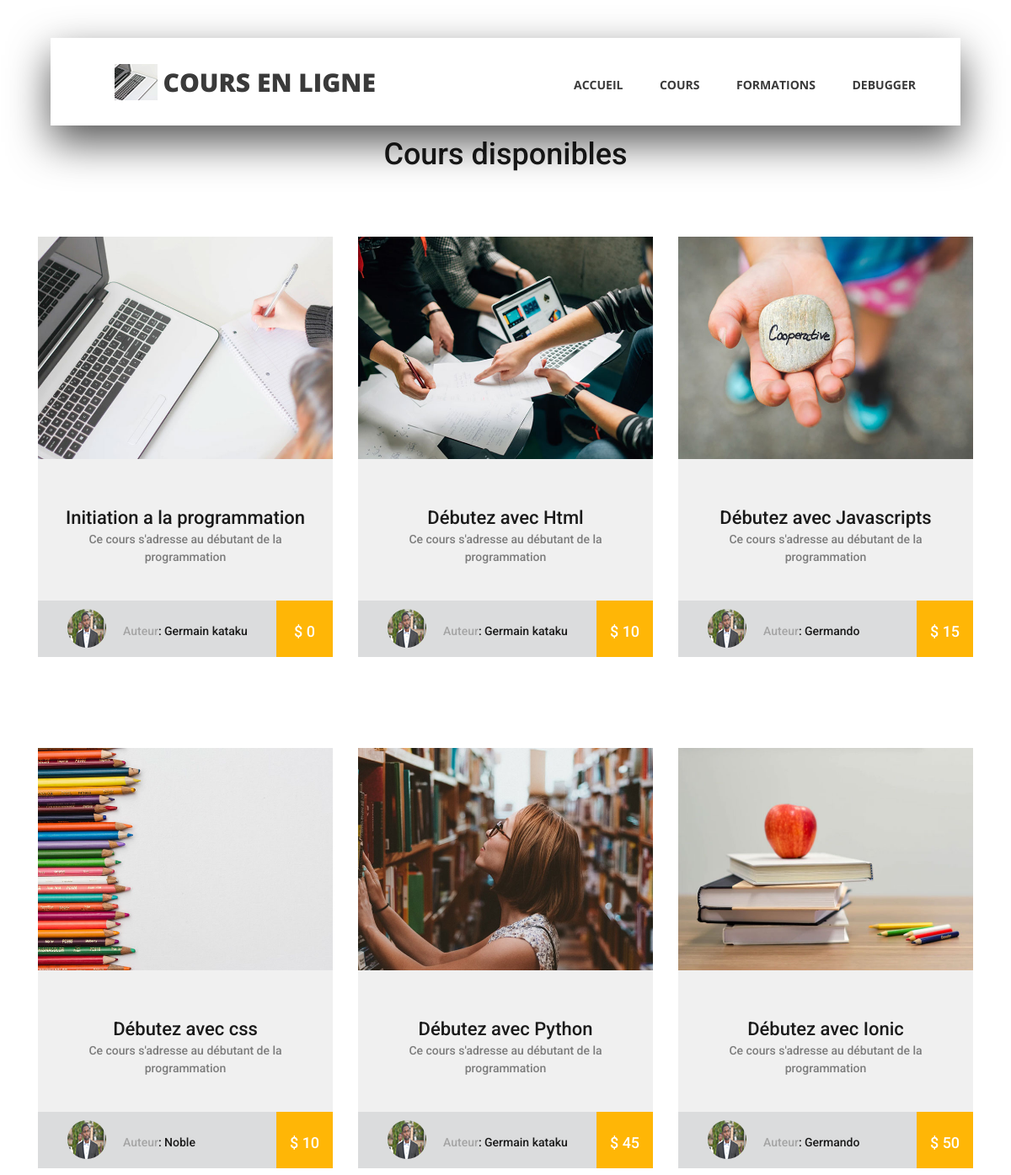
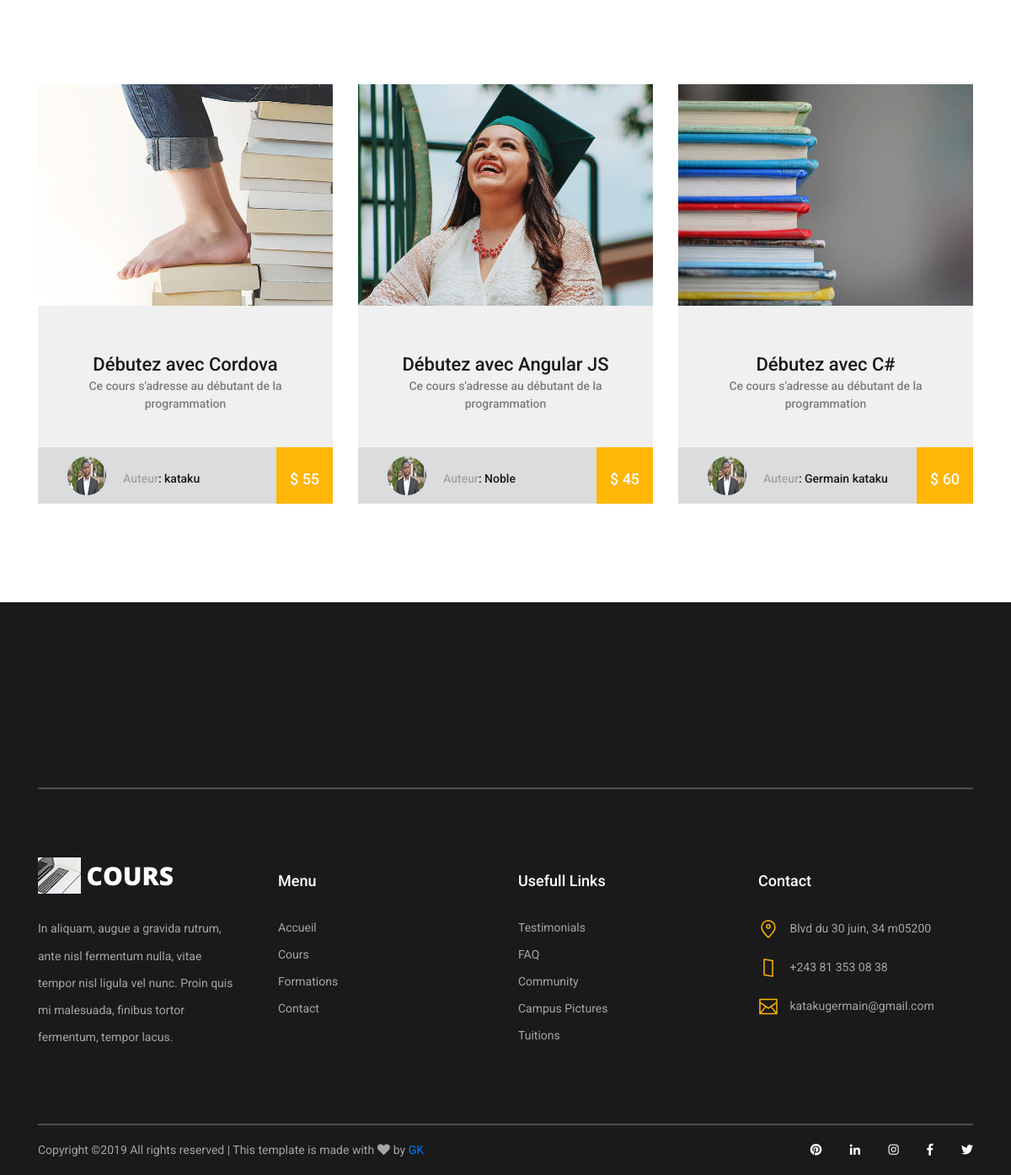
Page /courses/ on the committed database (2 pictures, top to bottom).
### courses/models.py (models this page shows, shortened)
class Category(models.Model):
    name_category = models.CharField(max_length=50)
    prix = models.CharField(max_length=50)
    image = models.ImageField(upload_to='courses')
    resume = models.CharField(max_length=300, help_text='Petit resumé de votre cours')
    auteur = models.CharField(max_length=255)
    image_auteur = models.ImageField(upload_to='auteur')

### courses/views.py (the view)
# urls.py: path('', coursesView, name='home'),
def coursesView(request):
    category_list = Category.objects.all()
    courses_list = Courses.objects.all()
    template_name = 'courses/courses.html'
    context = {
        'category_list': category_list,
        'courses_list': courses_list
    }
    return render(request, template_name, context)

### courses/templates/courses/courses.html (shortened to what this page needs)
{% extends 'base.html' %}
{% load static %}
{% block content %}
<br/>
	<div class="popular page_section">
		<div class="container">
			<div class="row">
				<div class="col">
					<div class="section_title text-center">
						<h1>Cours disponibles</h1>
					</div>
				</div>
			</div>
			<div class="row course_boxes">
				{% for category in category_list %}
				<div class="col-lg-4 course_box">
					<div class="card">
						<img src="{{ category.image.url }}" class="card-img-top" alt="">
						<div class="card-body text-center">
							<div class="card-title"><a href="{% url 'courses:details' category.id %}">{{ category.name_category }}</a></div>
							<div class="card-text">{{ category.resume }}</div>
						</div>
						<div class="price_box d-flex flex-row align-items-center">
							<div class="course_author_image">
								<img src="{{ category.image_auteur.url }}" alt="">
							</div>
							<div class="course_author_name"><span>Auteur</span>: {{ category.auteur }}</div>
							<div class="course_price d-flex flex-column align-items-center justify-content-center"><span>$ {{ category.prix }}</span></div>
						</div>
					</div>
				</div>
				{% empty %}
				<h4>Pas des cours en vue.</h4>
				{% endfor %}
			</div>
		</div>
	</div>
{% endblock content %}

### templates/base.html (shortened to what this page needs)
<!DOCTYPE html>
<html lang="en">
	{% load static %}
<head>
{% include 'css.html' %}
</head>
<body>
<div class="super_container">
    {% include 'layouts/__nav.html' %}
    {% block content %} {% endblock content %}
    {% include 'layouts/__foot.html' %}
</div>
</body>
</html>

### templates/css.html
{% load static %}
<link rel="stylesheet" type="text/css" href="{% static 'styles/bootstrap4/bootstrap.min.css' %}">
<link href="{% static 'plugins/fontawesome-free-5.0.1/css/fontawesome-all.css' %}" rel="stylesheet" type="text/css">
<link rel="stylesheet" type="text/css" href="{% static 'plugins/OwlCarousel2-2.2.1/owl.carousel.css' %} ">
<link rel="stylesheet" type="text/css" href="{% static 'plugins/OwlCarousel2-2.2.1/owl.theme.default.css' %} ">
<link rel="stylesheet" type="text/css" href="{% static 'plugins/OwlCarousel2-2.2.1/animate.css' %}">
<link rel="stylesheet" type="text/css" href="{% static 'styles/main_styles.css' %}">
<link rel="stylesheet" type="text/css" href="{% static 'styles/responsive.css' %}">
<link rel="stylesheet" type="text/css" href="{% static 'styles/courses_styles.css' %}">
<link rel="stylesheet" type="text/css" href="{% static 'styles/elements_styles.css' %}">
<link rel="stylesheet" type="text/css" href="{% static 'styles/elements_responsive.css' %}">

### templates/layouts/__nav.html (shortened to what this page needs)
{% load static %}
<header class="header d-flex flex-row">
		<div class="header_content d-flex flex-row align-items-center">
			<div class="logo_container">
				<div class="logo">
					<img src="{% static 'images/logo_1.png' %}" alt="">
					<span>cours en ligne</span>
				</div>
			</div>
			<nav class="main_nav_container">
				<div class="main_nav">
					<ul class="main_nav_list">
						<li class="main_nav_item"><a href="{% url 'home' %}">Accueil</a></li>
						<li class="main_nav_item"><a href="{% url 'courses:home' %}">Cours</a></li>
						<li class="main_nav_item"><a href="#">Formations</a></li>
						<li class="main_nav_item"><a href="{% url 'debugger:home' %}">Debugger</a></li>
					</ul>
				</div>
			</nav>
		</div>
	</header>

### templates/layouts/__foot.html (shortened to what this page needs)
{% load static %}
	<footer class="footer">
		<div class="container">
			<div class="newsletter">
				<div class="row">
					<div class="col">
					</div>
				</div>
				<div class="row">
					<div class="col text-center">
					</div>
				</div>
			</div>
			<div class="footer_content">
				<div class="row">
					<div class="col-lg-3 footer_col">
						<div class="logo_container">
							<div class="logo">
								<img src="{% static 'images/logo_1.png' %}" alt="">
								<span>cours</span>
							</div>
						</div>
						<p class="footer_about_text">In aliquam, augue a gravida rutrum, ante nisl fermentum nulla, vitae tempor nisl ligula vel nunc. Proin quis mi malesuada, finibus tortor fermentum, tempor lacus.</p>
					</div>
					<div class="col-lg-3 footer_col">
						<div class="footer_column_title">Menu</div>
						<div class="footer_column_content">
							<ul>
								<li class="footer_list_item"><a href="{% url 'home' %}">Accueil</a></li>
								<li class="footer_list_item"><a href="{% url 'courses:home' %}">Cours</a></li>
								<li class="footer_list_item"><a href="">Formations</a></li>
								<li class="footer_list_item"><a href="">Contact</a></li>
							</ul>
						</div>
					</div>
					<div class="col-lg-3 footer_col">
						<div class="footer_column_title">Usefull Links</div>
						<div class="footer_column_content">
							<ul>
								<li class="footer_list_item"><a href="#">Testimonials</a></li>
								<li class="footer_list_item"><a href="#">FAQ</a></li>
								<li class="footer_list_item"><a href="#">Community</a></li>
								<li class="footer_list_item"><a href="#">Campus Pictures</a></li>
								<li class="footer_list_item"><a href="#">Tuitions</a></li>
							</ul>
						</div>
					</div>
					<div class="col-lg-3 footer_col">
						<div class="footer_column_title">Contact</div>
						<div class="footer_column_content">
							<ul>
								<li class="footer_contact_item">
									<div class="footer_contact_icon">
										<img src="{% static 'images/placeholder.svg' %}" alt="">
									</div>
									Blvd du 30 juin, 34 m05200
								</li>
								<li class="footer_contact_item">
									<div class="footer_contact_icon">
										<img src="{% static 'images/smartphone.svg' %}" alt="">
									</div>
									+243 81 353 08 38
								</li>
								<li class="footer_contact_item">
									<div class="footer_contact_icon">
										<img src="{% static 'images/envelope.svg' %}" alt="">
									</div>
									katakugermain@gmail.com
								</li>
							</ul>
						</div>
					</div>
				</div>
			</div>
			<div class="footer_bar d-flex flex-column flex-sm-row align-items-center">
				<div class="footer_copyright">
					<span>
Copyright &copy;<script>document.write(new Date().getFullYear());</script> All rights reserved | This template is made with <i class="fa fa-heart" aria-hidden="true"></i> by <a href="" target="_blank">GK</a>
</span>
				</div>
				<div class="footer_social ml-sm-auto">
					<ul class="menu_social">
						<li class="menu_social_item"><a href="#"><i class="fab fa-pinterest"></i></a></li>
						<li class="menu_social_item"><a href="#"><i class="fab fa-linkedin-in"></i></a></li>
						<li class="menu_social_item"><a href="#"><i class="fab fa-instagram"></i></a></li>
						<li class="menu_social_item"><a href="#"><i class="fab fa-facebook-f"></i></a></li>
						<li class="menu_social_item"><a href="#"><i class="fab fa-twitter"></i></a></li>
					</ul>
				</div>
			</div>
		</div>
	</footer>

### templates/js.html (shortened to what this page needs)
{% load static %}

### static/styles/main_styles.css (style rules this page uses)
* { margin: 0; padding: 0; -webkit-font-smoothing: antialiased; -webkit-text-shadow: rgba(0,0,0,.01) 0 0 1px; text-shadow: rgba(0,0,0,.01) 0 0 1px; }
body { font-family: 'Roboto', sans-serif; font-size: 14px; font-weight: 400; background: #FFFFFF; color: #a5a5a5; }
div { display: block; position: relative; -webkit-box-sizing: border-box; -moz-box-sizing: border-box; box-sizing: border-box; }
ul { list-style: none; margin-bottom: 0px; }
p { font-family: 'Roboto', sans-serif; font-size: 14px; line-height: 2.29; font-weight: 400; color: #a5a5a5; -webkit-font-smoothing: antialiased; -webkit-text-shadow: rgba(0,0,0,.01) 0 0 1px; text-shadow: rgba(0,0,0,.01) 0 0 1px; }
a, a:hover, a:visited, a:active, a:link { text-decoration: none; -webkit-font-smoothing: antialiased; -webkit-text-shadow: rgba(0,0,0,.01) 0 0 1px; text-shadow: rgba(0,0,0,.01) 0 0 1px; }
h1 { font-size: 36px; }
h1, h2, h3, h4, h5, h6 { font-family: 'Roboto', sans-serif; -webkit-font-smoothing: antialiased; -webkit-text-shadow: rgba(0,0,0,.01) 0 0 1px; text-shadow: rgba(0,0,0,.01) 0 0 1px; }
.super_container { width: 100%; overflow: hidden; }
.header { position: fixed; top: 45px; left: 50%; -webkit-transform: translateX(-50%); -moz-transform: translateX(-50%); -ms-transform: translateX(-50%); -o-transform: translateX(-50%); transform: translateX(-50%); width: 1318px; height: 104px; background: #FFFFFF; z-index: 10; -webkit-transition: all 200ms ease; -moz-transition: all 200ms ease; -ms-transition: all 200ms ease; -o-transition: all 200ms ease; transition: all 200ms ease; }
.header_content { width: calc(100% - 279px); height: 100%; }
.header_content::before { display: block; position: absolute; top: 0; left: 0; width: 100%; height: 100%; content: ''; box-shadow: 0px 20px 49px rgba(0,0,0,0.67); z-index: -1; }
.logo_container { display: inline-block; padding-left: 76px; }
.logo span { font-family: 'Open Sans', sans-serif; font-size: 30px; font-weight: 900; color: #3a3a3a; vertical-align: middle; text-transform: uppercase; margin-left: 3px; }
.main_nav_container { display: inline-block; margin-left: auto; padding-right: 93px; }
.main_nav { margin-top: 7px; }
.main_nav_item { display: inline-block; margin-right: 40px; }
.main_nav_item:last-child { margin-right: 0px; }
.main_nav_item a { font-family: 'Open Sans', sans-serif; font-size: 14px; text-transform: uppercase; font-weight: 700; color: #3a3a3a; -webkit-transition: all 200ms ease; -moz-transition: all 200ms ease; -ms-transition: all 200ms ease; -o-transition: all 200ms ease; transition: all 200ms ease; }
.menu_social_item { display: inline-block; margin-right: 30px; }
.menu_social_item a i { color: #3a3a3a; }
.page_section { padding-top: 117px; padding-bottom: 117px; }
.section_title h1 { display: block; color: #1a1a1a; font-weight: 500; padding-top: 24px; }
.section_title h1::before { display: block; position: absolute; top: 0; left: 50%; -webkit-transform: translateX(-50%); -moz-transform: translateX(-50%); -ms-transform: translateX(-50%); -o-transform: translateX(-50%); transform: translateX(-50%); width: 55px; height: 4px; content: ''; background: #ffb606; }
.footer { width: 100%; padding-top: 86px; background: #1a1a1a; }
.newsletter { padding-bottom: 85px; border-bottom: solid 2px #4d4e4e; }
.footer_content { padding-top: 80px; padding-bottom: 83px; border-bottom: solid 2px #4d4e4e; }
.footer_content .logo_container { padding-left: 0px; }
.footer_content .logo span { color: #FFFFFF; }
.footer_about_text { margin-top: 24px; margin-bottom: 0px; padding-right: 20px; }
.footer_column_title { font-size: 18px; font-weight: 500; color: #FFFFFF; padding-top: 15px; }
.footer_column_content { margin-top: 32px; }
.footer_list_item { margin-bottom: 11px; }
.footer_list_item a { font-size: 14px; color: #a5a5a5; -webkit-transition: all 200ms ease; -moz-transition: all 200ms ease; -ms-transition: all 200ms ease; -o-transition: all 200ms ease; transition: all 200ms ease; }
.footer_contact_item { font-size: 14px; font-weight: 400; color: #a5a5a5; margin-bottom: 22px; }
.footer_contact_item:last-child { margin-bottom: 0px; }
.footer_contact_icon { display: inline-block; width: 24px; height: 24px; vertical-align: middle; margin-right: 10px; }
.footer_contact_icon img { width: 100%; }
.footer_bar { padding-top: 19px; padding-bottom: 19px; }
.footer_social .menu_social_item a i { color: #FFFFFF; }
.footer_social .menu_social_item:last-child { margin-right: 0px; }

### rows in the picture
Category: image (picture), name_category "Initiation a la programmation", resume "Ce cours s'adresse au débutant de la programmation", image_auteur (picture), auteur "Germain kataku", prix "0"
Category: image (picture), name_category "Débutez avec Html", resume "Ce cours s'adresse au débutant de la programmation", image_auteur (picture), auteur "Germain kataku", prix "10"
Category: image (picture), name_category "Débutez avec Javascripts", resume "Ce cours s'adresse au débutant de la programmation", image_auteur (picture), auteur "Germando", prix "15"
Category: image (picture), name_category "Débutez avec css", resume "Ce cours s'adresse au débutant de la programmation", image_auteur (picture), auteur "Noble", prix "10"
Category: image (picture), name_category "Débutez avec Python", resume "Ce cours s'adresse au débutant de la programmation", image_auteur (picture), auteur "Germain kataku", prix "45"
Category: image (picture), name_category "Débutez avec Ionic", resume "Ce cours s'adresse au débutant de la programmation", image_auteur (picture), auteur "Germando", prix "50"
Category: image (picture), name_category "Débutez avec Cordova", resume "Ce cours s'adresse au débutant de la programmation", image_auteur (picture), auteur "kataku", prix "55"
Category: image (picture), name_category "Débutez avec Angular JS", resume "Ce cours s'adresse au débutant de la programmation", image_auteur (picture), auteur "Noble", prix "45"
Category: image (picture), name_category "Débutez avec C#", resume "Ce cours s'adresse au débutant de la programmation", image_auteur (picture), auteur "Germain kataku", prix "60"
